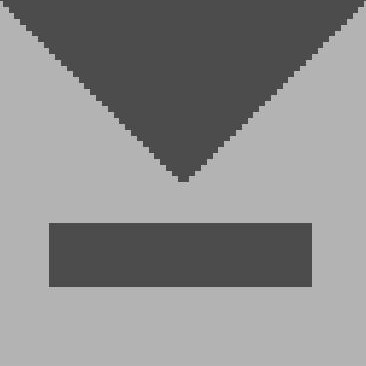
%> input picture Code/triangle.jpg, 366 x 366 px
$ octave heat_explicit.m   (GNU Octave 9; MATLAB toolbox functions it lacks are replaced by stand-ins)
%> lines starting %> are read from the running program, lines starting %| are printed output that depends on the picture
### Code/differ_x.m
function [k] = differ_x(A)
[m,n] = size(A);
k = zeros(m,n);

for i = 2:m - 1
    for j = 2:n - 1
        k(i,j) = (A(i,j + 1) - A(i,j - 1))/2;
    end
end
end

### Code/differ_y.m
function [k] = differ_y(A)
[m,n] = size(A);
k = zeros(m,n);

for i = 2:m - 1
    for j = 2:n - 1
        k(i,j) = (A(i + 1,j) - A(i,j))/2;
    end
end
end

### Code/heat_explicit.m
clear all;
clc;
close all;

im = imread('triangle.jpg');
%> im is the input picture: size 366x366x3 uint8; min 45, max 205, mean 139.7
A = im(:,:,1);
A = imnoise(A,'gaussian',0.01);
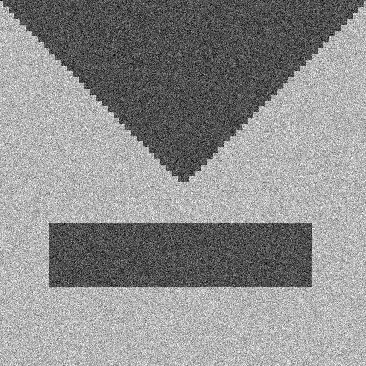
%> A: size 366x366 uint8; min 0, max 255, mean 142.2
[m,n] = size(A);
%> m = 366; n = 366
B = zeros(m,n);
dt = 0.1;
t = 0;

final_time = 8;
figure(1);
%> (the run ends here)
